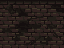

This game map was drawn from its Tiled (.tmx) file and the tilesets committed beside it. A one-line description and the full map source follow:
An orthogonal 4x3 tile map with 16x16 px tiles, 1 tile layer (Слой тайлов 1).

<map version="1.9" tiledversion="1.9.2" orientation="orthogonal" renderorder="right-down" width="4" height="3" tilewidth="16" tileheight="16" infinite="0" nextlayerid="2" nextobjectid="1">
 <tileset firstgid="1" source="mainlevbuild.tsx" />
 <layer id="1" name="Слой тайлов 1" width="4" height="3">
  <data encoding="csv">
1106,1107,1108,1109,
1170,1171,1172,1173,
1234,1235,1236,1237
</data>
 </layer>
</map>
